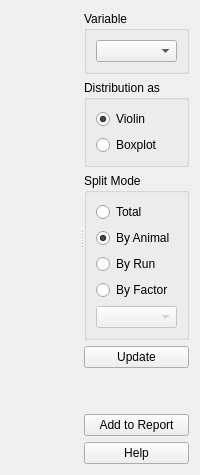
<?xml version="1.0" encoding="UTF-8"?>
<ui version="4.0">
 <author>Anton Rau</author>
 <class>DistributionWidget</class>
 <widget class="QWidget" name="DistributionWidget">
  <layout class="QVBoxLayout" name="verticalLayout">
   <item>
    <widget class="QSplitter" name="splitter">
     <property name="orientation">
      <enum>Qt::Orientation::Horizontal</enum>
     </property>
     <widget class="MplCanvas" name="canvas" native="true">
      <property name="sizePolicy">
       <sizepolicy hsizetype="Preferred" vsizetype="Preferred">
        <horstretch>1</horstretch>
        <verstretch>0</verstretch>
       </sizepolicy>
      </property>
     </widget>
     <widget class="QWidget" name="widgetSettings" native="true">
      <layout class="QVBoxLayout" name="verticalLayout_2">
       <item>
        <widget class="QGroupBox" name="groupBoxVariable">
         <property name="title">
          <string>Variable</string>
         </property>
         <layout class="QVBoxLayout" name="verticalLayout_3">
          <item>
           <widget class="VariableSelector" name="variableSelector"/>
          </item>
         </layout>
        </widget>
       </item>
       <item>
        <widget class="QGroupBox" name="groupBoxDistribution">
         <property name="title">
          <string>Distribution as</string>
         </property>
         <layout class="QVBoxLayout" name="verticalLayout_6">
          <item>
           <widget class="QRadioButton" name="radioButtonViolin">
            <property name="text">
             <string>Violin</string>
            </property>
            <property name="checked">
             <bool>true</bool>
            </property>
           </widget>
          </item>
          <item>
           <widget class="QRadioButton" name="radioButtonBoxplot">
            <property name="text">
             <string>Boxplot</string>
            </property>
           </widget>
          </item>
         </layout>
        </widget>
       </item>
       <item>
        <widget class="QGroupBox" name="groupBoxSplitMode">
         <property name="title">
          <string>Split Mode</string>
         </property>
         <layout class="QVBoxLayout" name="verticalLayout_7">
          <item>
           <widget class="QRadioButton" name="radioButtonSplitTotal">
            <property name="text">
             <string>Total</string>
            </property>
           </widget>
          </item>
          <item>
           <widget class="QRadioButton" name="radioButtonSplitByAnimal">
            <property name="text">
             <string>By Animal</string>
            </property>
            <property name="checked">
             <bool>true</bool>
            </property>
           </widget>
          </item>
          <item>
           <widget class="QRadioButton" name="radioButtonSplitByRun">
            <property name="text">
             <string>By Run</string>
            </property>
           </widget>
          </item>
          <item>
           <widget class="QRadioButton" name="radioButtonSplitByFactor">
            <property name="text">
             <string>By Factor</string>
            </property>
           </widget>
          </item>
          <item>
           <widget class="FactorSelector" name="factorSelector">
            <property name="enabled">
             <bool>false</bool>
            </property>
           </widget>
          </item>
         </layout>
        </widget>
       </item>
       <item>
        <widget class="QPushButton" name="pushButtonUpdate">
         <property name="text">
          <string>Update</string>
         </property>
        </widget>
       </item>
       <item>
        <spacer name="verticalSpacer">
         <property name="orientation">
          <enum>Qt::Orientation::Vertical</enum>
         </property>
         <property name="sizeHint" stdset="0">
          <size>
           <width>20</width>
           <height>40</height>
          </size>
         </property>
        </spacer>
       </item>
       <item>
        <widget class="QPushButton" name="pushButtonAddReport">
         <property name="text">
          <string>Add to Report</string>
         </property>
        </widget>
       </item>
       <item>
        <widget class="QPushButton" name="pushButtonHelp">
         <property name="text">
          <string>Help</string>
         </property>
         <property name="icon">
          <iconset resource="../../../../resources/resources.qrc">
           <normaloff>:/icons/icons8-help-16.png</normaloff>:/icons/icons8-help-16.png</iconset>
         </property>
        </widget>
       </item>
      </layout>
     </widget>
    </widget>
   </item>
  </layout>
 </widget>
 <customwidgets>
  <customwidget>
   <class>MplCanvas</class>
   <extends>QWidget</extends>
   <header>tse_analytics.views.misc.MplCanvas</header>
   <container>1</container>
  </customwidget>
  <customwidget>
   <class>VariableSelector</class>
   <extends>QComboBox</extends>
   <header>tse_analytics.views.misc.variable_selector</header>
  </customwidget>
  <customwidget>
   <class>FactorSelector</class>
   <extends>QComboBox</extends>
   <header>tse_analytics.views.misc.factor_selector</header>
  </customwidget>
 </customwidgets>
 <resources>
  <include location="../../../../resources/resources.qrc"/>
 </resources>
 <connections/>
</ui>
